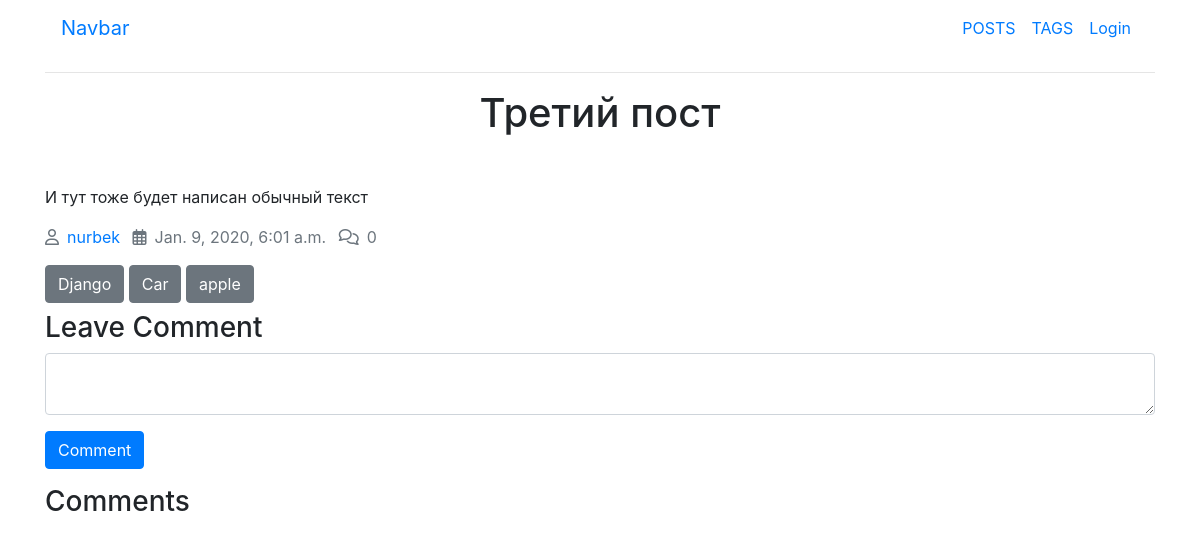
/post/threepost/, run on the app's committed database.
### forum/models.py (models this page shows, shortened)
class Post(models.Model):
	title = models.CharField('Заголовок поста', max_length=100)
	tag = models.CharField(max_length=10, null=True, blank=True)
	slug = models.SlugField('Slug', blank = True, unique = True)
	body = models.TextField('Текст поста')
	created_data = models.DateTimeField('Дата создания', auto_now_add=True)
	author = models.ForeignKey(User, null = True, blank=True, on_delete=models.CASCADE)
	tags = models.ManyToManyField('Tag', related_name='posts', null=True, blank=True)

class Tag(models.Model):
	title = models.CharField('Заголовок тега', max_length=10)
	slug = models.SlugField(max_length=10, unique=True)
	def get_absolute_url(self):
		return reverse('tag_detail_url', kwargs={'slug':self.slug})

### forum/views.py (the view, shortened to what this page needs)
# urls.py: path('post/<str:slug>/',PostDetail.as_view(),name='post_detail_url'),
class PostDetail(DetailView):
	model = Post
	def get_context_data(self, **kwargs):
		data = super().get_context_data(**kwargs) # data = {'post':post}
		data['form'] = CommentForm() # data = {'post':post,'form':form}
		return data

### forum/forms.py
class CommentForm(forms.ModelForm):
	class Meta:
		model = Comment
		fields = '__all__'

### forum/templates/forum/post_detail.html (shortened to what this page needs)
{% extends 'base/base.html' %}
{% block content %}
<h1 class="text-center">{{post.title}}</h1>
<p class="mt-5">{{post.body}}</p>
<div class="my-3">
  <span class="text-secondary mr-2"><i class="far fa-user mr-2"></i><a href="">{{post.author.username}}</a></span>
  <span class="text-secondary mr-2"><i class="far fa-calendar-alt mr-2"></i>{{post.created_data}}</span>
  <span class="text-secondary"><i class="far fa-comments mr-2"></i>{{post.comments.count}}</span>
</div>
<div class="my-2">
      {% for tag in post.tags.all %}
      <a href="{{tag.get_absolute_url}}" class="btn btn-secondary">{{tag.title}}</a>
      {% endfor %}
</div>
<h3>Leave Comment</h3>
<form action="" method="post">
  <div class="form-group">
    <textarea class="form-control" name="{{form.body.name}}"></textarea>
  </div>
  <div class="form-group">
    <button class="btn btn-primary">Comment</button>
  </div>
</form>
<h3>Comments</h3>
{% endblock %}

### data on the page
Post: title "Третий пост", body "И тут тоже будет написан обычный текст", author.username "nurbek", created_data "Jan. 9, 2020, 6:01 a.m.", comments.count "0"
Tag: title "Django"
Tag: title "Car"
Tag: title "apple"
